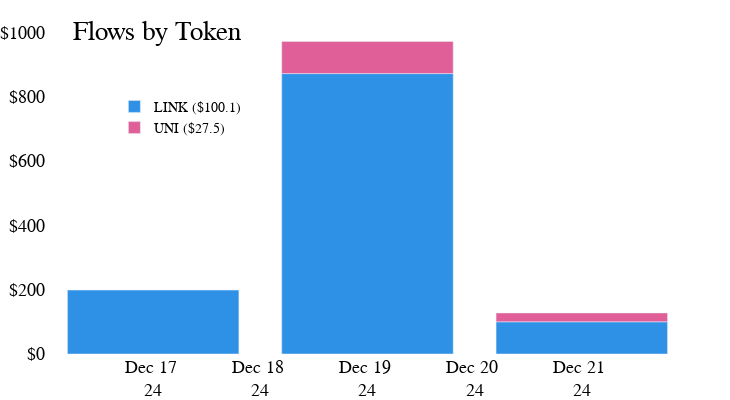

Notebook source saved alongside this figure:
### Code cell
chartBuilder(
    fig=flows_fig_1,
    title='Flows by Token',
    dt_index=False,
    add_the_date=False,
    show=True,
    save=False
)

### Figure 1 — Plotly figure (JSON) as saved in the notebook; plotly's stock layout.template omitted (floating-point values rounded to 4 significant figures)
{"data": [{"marker": {"color": "#2E91E5"}, "name": "LINK ($100.1)", "orientation": "v", "showlegend": true, "text": "", "textfont": {"color": "black", "family": "Cardo", "size": 14}, "textposition": "outside", "type": "bar", "x": ["2024-12-17T00:00:00", "2024-12-19T00:00:00", "2024-12-21T00:00:00"], "xaxis": "x", "y": [198.7, 871.8, 100.1], "yaxis": "y"}, {"marker": {"color": "#E15F99"}, "name": "UNI ($27.5)", "orientation": "v", "showlegend": true, "text": "", "textfont": {"color": "black", "family": "Cardo", "size": 14}, "textposition": "outside", "type": "bar", "x": ["2024-12-19T00:00:00", "2024-12-21T00:00:00"], "xaxis": "x", "y": [99.9, 27.46], "yaxis": "y"}], "layout": {"autosize": true, "barmode": "relative", "font": {"color": "black", "family": "Cardo", "size": 18}, "height": 400, "legend": {"bgcolor": "rgba(0,0,0,0)", "font": {"color": "black", "family": "Cardo", "size": 14}, "orientation": "v", "traceorder": "normal", "x": 0.1, "xanchor": "left", "y": 0.8, "yanchor": "top"}, "margin": {"b": 0, "l": 0, "r": 0, "t": 25}, "paper_bgcolor": "rgba(0,0,0,0)", "plot_bgcolor": "rgba(0,0,0,0)", "title": {"font": {"color": "black", "family": "Cardo", "size": 27}, "text": "<span style='color: black; font-weight: normal;'>Flows by Token</span><br><sub style='font-size: 18px; color: black; font-weight: normal;'></sub>", "x": 0.1, "xanchor": "left", "y": 0.9, "yanchor": "top"}, "uniformtext": {"minsize": 15, "mode": "show"}, "width": 730, "xaxis": {"anchor": "y", "domain": [0, 0.94], "range": ["2024-12-16T00:00:00", "2024-12-22T00:00:00"], "tick0": "2024-12-17T00:00:00", "tickfont": {"color": "black", "family": "Cardo", "size": 18}, "tickformat": "%b %d <br>%y", "tickvals": ["2024-12-17", "2024-12-18", "2024-12-19", "2024-12-20", "2024-12-21"], "title": {"font": {"color": "black", "family": "Cardo", "size": 18}}}, "yaxis": {"anchor": "x", "domain": [0, 1], "tickfont": {"color": "black", "family": "Cardo", "size": 18}, "tickprefix": "$"}, "yaxis2": {"anchor": "x", "overlaying": "y", "side": "right"}}}
